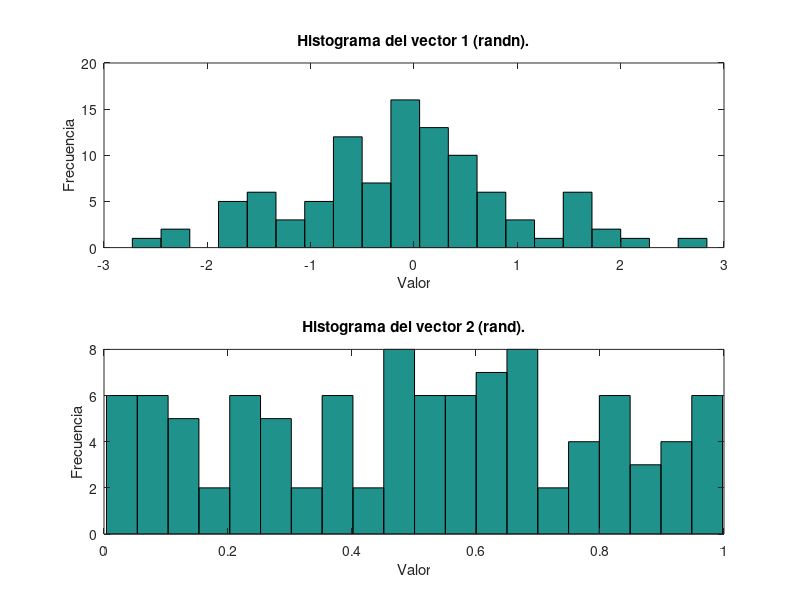
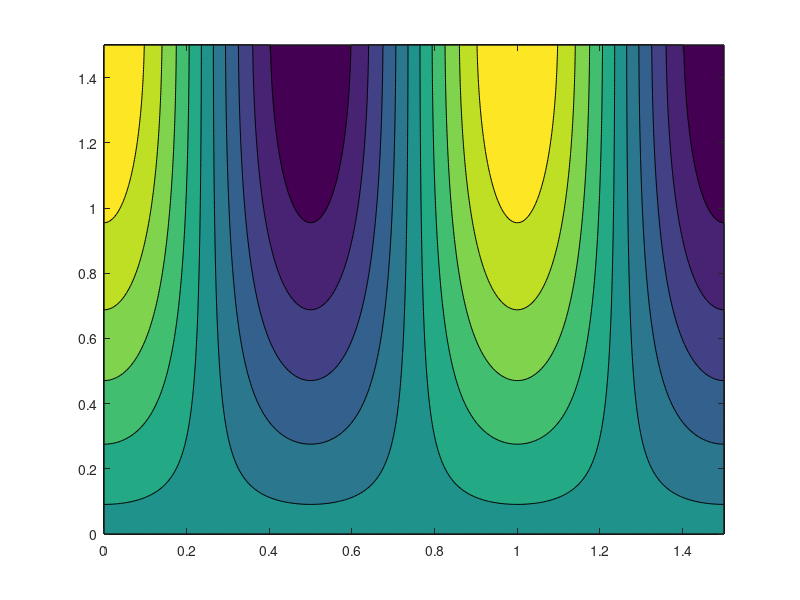

Reproduce these figures in MATLAB, in order.
%%1
clc
v = randn(1, 20) % vector con 20 elementos aleatorios
[minVal,minIdx] = min(v) % minVal identifica el mínimo y minIdx muestra su posición en el vector

disp('')
%2

%vectores
v1 = randn(100, 1);
v2 = rand(100, 1);

figure;

% v1
subplot(2, 1, 1); % 2 filas, 1 columna, primer subgráfico
hist(v1, 20); % Histograma de v1
title('Histograma del vector 1 (randn).');
xlabel('Valor');
ylabel('Frecuencia');

%v2
subplot(2, 1, 2); % Dos filas, una columna, segundo subgráfico
hist(v2, 20); % Histograma de v2
title('Histograma del vector 2 (rand).');
xlabel('Valor');
ylabel('Frecuencia');

%La función randn() genera una distribución que se aproxima a una normal/gaussiana, con mayor
%concentración entorno al centro de la distribución y menor concentración en las colamdas izquierda
%y derecha. Por su parte, la función rand() da lugar a distribuciones más homogéneas.

disp('')
%3

suma = 0; %se  inicia la cuenta en 0

for i = 1:length(v)
  suma = suma + (v(i)-mean(v))^2;
end

disp(suma)

%Se emplea el bucle for debido a que se conoce de antemano el número de elementos del vector.

disp('')
%4

suma = 0; %se pone a 0 el contador de nuevo para que utilice el del código anterior
i = 1;
while i <= length(v)
    suma = suma + (v(i)-mean(v))^2;
    i = i +1;
end

disp(suma)

disp('')
%5

v3 = 10 * rand(1, 100); % vector aleatorio con valores entre 0 y 1 multiplicados por 10 para cumpli
                        % la condición del enunciado

for i = 1:length(v3)
  if v3(i) >= 8
    printf('%d\n', i)
  endif
end

disp('')
%6

A = [2 3 1; 0 8 -2];
B = [3 1 4; 7 9 5];

A.*B

disp('')
%7
figure; % para que no sobreescriba los histogramas del ejercicio 1

w = linspace(0, 1.5, 300); % se crea un vector con 300 elementos equidistantes entre 0 y 1.5
x = bsxfun(@times, cos(2*pi*w), sin(w)');
contourf(w, w, x)

 %bsxfun aplica la operación del primer argumento (en este caso, una multiplicación '@times') a las matrices
 %de los siguientes argumentos, en este caso una matriz transpuesta de senos (de ahí el ') y la que incluye el
 % resultado de 2*pi multiplicado a cada elemento del vector w, dando lugar a la matriz x.

 %Por último, contourf crea un gráfico rellenando el contorno empleando los valores de w en el eje de ordenadas
 % y abscisas, usando w como altura
